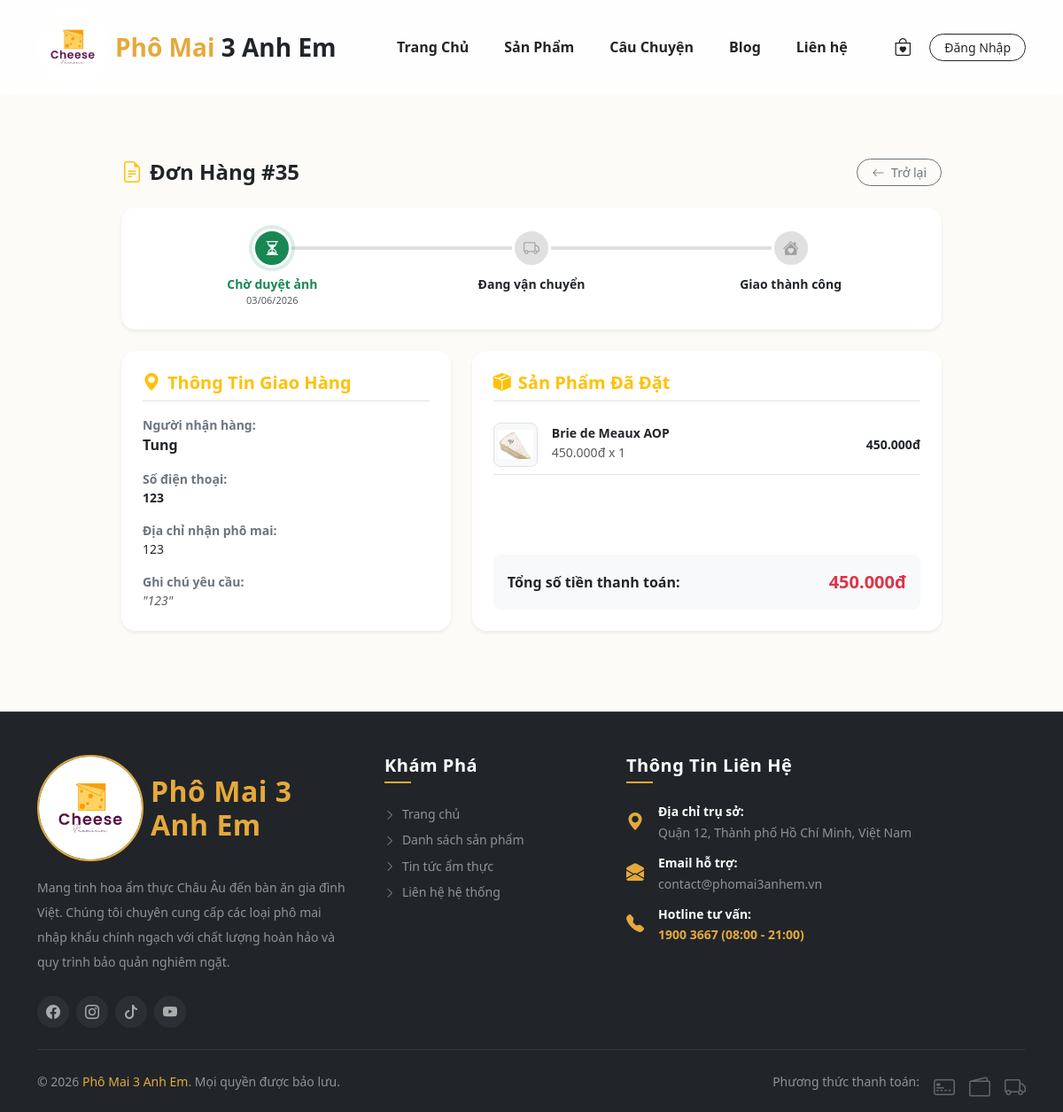
The page /order-detail.php?id=35 on the database as committed earlier.
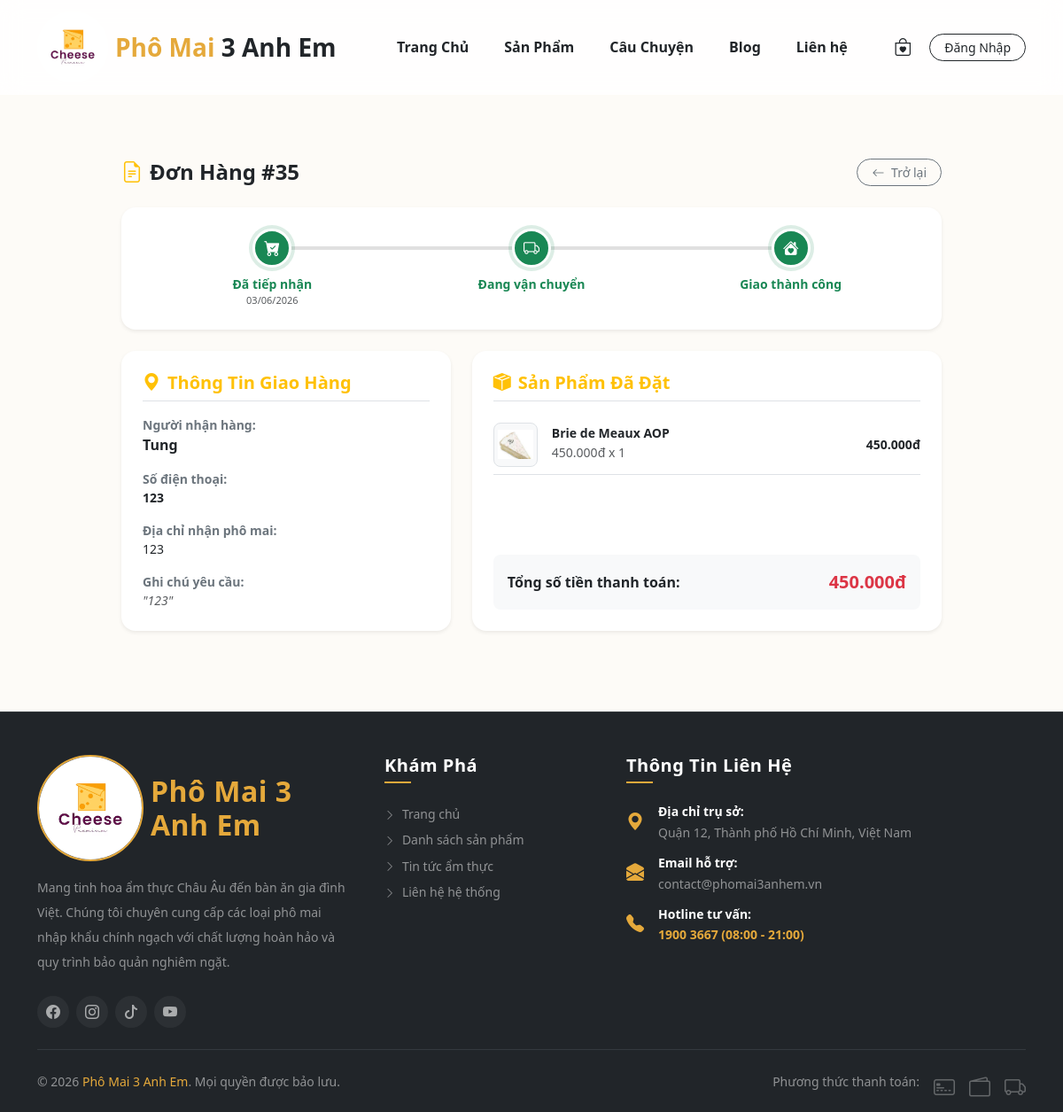
The same page on the database as committed later.
### order-detail.php (the view, shortened to what the changed rows need)
<?php
include_once 'config/db.php';
include_once 'includes/header.php';
$order_id = isset($_GET['id']) ? (int)$_GET['id'] : 0;
$stmt_order = $pdo->prepare("SELECT * FROM orders WHERE id = ?");
$stmt_order->execute([$order_id]);
$order = $stmt_order->fetch();
?>
<div class="container my-5 pt-4">
    <div class="row justify-content-center">
        <div class="col-12 col-lg-10">
            <div class="card border-0 shadow-sm rounded-4 p-4 bg-white mb-4">
                <div class="row position-relative text-center g-0 timeline-container">
                    <?php
                        $status = $order['status'];
                        $step1 = ''; $step2 = ''; $step3 = '';
                        if ($status == 'pending' || $status == 'pending_proof') {
                            $step1 = 'active';
                        } elseif ($status == 'shipping') {
                            $step1 = 'active';
                            $step2 = 'active';
                        } elseif ($status == 'completed') {
                            $step1 = 'active';
                            $step2 = 'active';
                            $step3 = 'active';
                        }
                    ?>
                    <?php if ($status == 'cancelled'): ?>
                        <div class="col-12 text-center py-2">
                            <div class="alert alert-danger border-0 rounded-3 m-0 py-3 shadow-sm">
                                <h5 class="fw-bold m-0 text-danger"><i class="bi bi-x-circle-fill me-2"></i> ĐƠN HÀNG NÀY ĐÃ BỊ HỦY BỎ</h5>
                                <p class="small text-muted m-0 mt-1">Đơn hàng của bạn đã bị hủy trên hệ thống quản lý bởi ban quản trị cửa hàng.</p>
                            </div>
                        </div>
                    <?php else: ?>
                        <div class="col-4 timeline-step <?= $step1 ?>">
                            <div class="step-icon mx-auto bg-warning text-white">
                                <?php if ($status == 'pending_proof'): ?>
                                    <i class="bi bi-hourglass-split"></i>
                                <?php else: ?>
                                    <i class="bi bi-cart-check-fill"></i>
                                <?php endif; ?>
                            </div>
                            <div class="fw-bold small mt-2 text-dark">
                                <?= $status == 'pending_proof' ? 'Chờ duyệt ảnh' : 'Đã tiếp nhận' ?>
                            </div>
                            <small class="text-muted d-block" style="font-size:11px;"><?= date('d/m/Y', strtotime($order['created_at'])) ?></small>
                        </div>
                        <div class="col-4 timeline-step <?= $step2 ?>">
                            <div class="step-icon mx-auto"><i class="bi bi-truck"></i></div>
                            <div class="fw-bold small mt-2 text-dark">Đang vận chuyển</div>
                        </div>
                        <div class="col-4 timeline-step <?= $step3 ?>">
                            <div class="step-icon mx-auto"><i class="bi bi-house-heart-fill"></i></div>
                            <div class="fw-bold small mt-2 text-dark">Giao thành công</div>
                        </div>
                    <?php endif; ?>
                </div>
            </div>
        </div>
    </div>
</div>
<?php include_once 'includes/footer.php'; ?>

Rows that differ between the two databases and show on the page:
changed orders "Tung": status "pending_proof" → "completed" (drawn)
Other text that changed with them:
text no longer shown: "Chờ duyệt ảnh"
text now shown: "Đã tiếp nhận"
